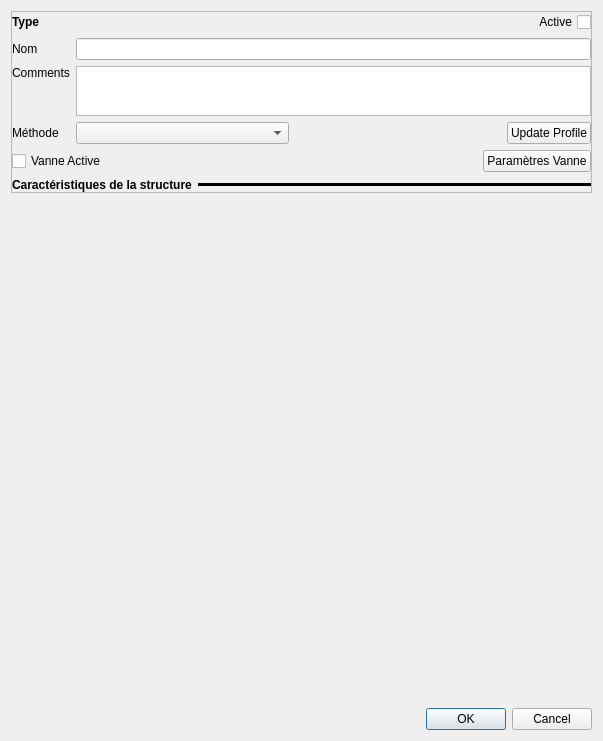
<?xml version="1.0" encoding="UTF-8"?>
<ui version="4.0">
 <class>Form</class>
 <widget class="QWidget" name="Form">
  <property name="geometry">
   <rect>
    <x>0</x>
    <y>0</y>
    <width>603</width>
    <height>741</height>
   </rect>
  </property>
  <property name="windowTitle">
   <string>Hydraulic Structure Parameters</string>
  </property>
  <layout class="QGridLayout" name="gridLayout_2">
   <item row="0" column="0">
    <widget class="QFrame" name="frm_intro">
     <property name="sizePolicy">
      <sizepolicy hsizetype="Preferred" vsizetype="Maximum">
       <horstretch>0</horstretch>
       <verstretch>0</verstretch>
      </sizepolicy>
     </property>
     <property name="frameShape">
      <enum>QFrame::StyledPanel</enum>
     </property>
     <property name="frameShadow">
      <enum>QFrame::Raised</enum>
     </property>
     <layout class="QGridLayout" name="gridLayout_5">
      <property name="leftMargin">
       <number>0</number>
      </property>
      <property name="topMargin">
       <number>0</number>
      </property>
      <property name="rightMargin">
       <number>0</number>
      </property>
      <property name="bottomMargin">
       <number>0</number>
      </property>
      <item row="2" column="0">
       <layout class="QHBoxLayout" name="horizontalLayout_3">
        <item>
         <widget class="QLabel" name="label_7">
          <property name="sizePolicy">
           <sizepolicy hsizetype="Maximum" vsizetype="Preferred">
            <horstretch>0</horstretch>
            <verstretch>0</verstretch>
           </sizepolicy>
          </property>
          <property name="font">
           <font>
            <weight>75</weight>
            <bold>true</bold>
           </font>
          </property>
          <property name="text">
           <string>Caractéristiques de la structure</string>
          </property>
         </widget>
        </item>
        <item>
         <widget class="Line" name="line">
          <property name="frameShadow">
           <enum>QFrame::Plain</enum>
          </property>
          <property name="lineWidth">
           <number>10</number>
          </property>
          <property name="midLineWidth">
           <number>4</number>
          </property>
          <property name="orientation">
           <enum>Qt::Horizontal</enum>
          </property>
         </widget>
        </item>
       </layout>
      </item>
      <item row="0" column="0">
       <layout class="QGridLayout" name="gridLayout">
        <item row="2" column="1">
         <widget class="QTextEdit" name="txt_comm">
          <property name="maximumSize">
           <size>
            <width>16777215</width>
            <height>50</height>
           </size>
          </property>
         </widget>
        </item>
        <item row="1" column="1">
         <widget class="QLineEdit" name="txt_name"/>
        </item>
        <item row="0" column="1">
         <layout class="QHBoxLayout" name="horizontalLayout">
          <item>
           <widget class="QLabel" name="lbl_type">
            <property name="font">
             <font>
              <weight>75</weight>
              <bold>true</bold>
             </font>
            </property>
            <property name="text">
             <string/>
            </property>
           </widget>
          </item>
          <item>
           <widget class="QCheckBox" name="cc_active">
            <property name="sizePolicy">
             <sizepolicy hsizetype="Maximum" vsizetype="Fixed">
              <horstretch>0</horstretch>
              <verstretch>0</verstretch>
             </sizepolicy>
            </property>
            <property name="layoutDirection">
             <enum>Qt::RightToLeft</enum>
            </property>
            <property name="text">
             <string>Active</string>
            </property>
           </widget>
          </item>
         </layout>
        </item>
        <item row="3" column="1">
         <layout class="QHBoxLayout" name="horizontalLayout_2">
          <item>
           <widget class="QComboBox" name="cb_met_calc">
            <property name="sizePolicy">
             <sizepolicy hsizetype="Expanding" vsizetype="Fixed">
              <horstretch>0</horstretch>
              <verstretch>0</verstretch>
             </sizepolicy>
            </property>
            <property name="maximumSize">
             <size>
              <width>300</width>
              <height>16777215</height>
             </size>
            </property>
           </widget>
          </item>
          <item>
           <spacer name="horizontalSpacer">
            <property name="orientation">
             <enum>Qt::Horizontal</enum>
            </property>
            <property name="sizeType">
             <enum>QSizePolicy::Expanding</enum>
            </property>
            <property name="sizeHint" stdset="0">
             <size>
              <width>40</width>
              <height>20</height>
             </size>
            </property>
           </spacer>
          </item>
          <item>
           <widget class="QPushButton" name="b_up_prof">
            <property name="mouseTracking">
             <bool>false</bool>
            </property>
            <property name="text">
             <string>Update Profile</string>
            </property>
           </widget>
          </item>
         </layout>
        </item>
        <item row="2" column="0">
         <widget class="QLabel" name="label_4">
          <property name="text">
           <string>Comments</string>
          </property>
          <property name="alignment">
           <set>Qt::AlignLeading|Qt::AlignLeft|Qt::AlignTop</set>
          </property>
         </widget>
        </item>
        <item row="3" column="0">
         <widget class="QLabel" name="label_5">
          <property name="text">
           <string>Méthode</string>
          </property>
         </widget>
        </item>
        <item row="0" column="0">
         <widget class="QLabel" name="label_2">
          <property name="font">
           <font>
            <weight>75</weight>
            <bold>true</bold>
           </font>
          </property>
          <property name="text">
           <string>Type</string>
          </property>
         </widget>
        </item>
        <item row="1" column="0">
         <widget class="QLabel" name="label">
          <property name="text">
           <string>Nom</string>
          </property>
         </widget>
        </item>
       </layout>
      </item>
      <item row="1" column="0">
       <layout class="QHBoxLayout" name="horizontalLayout_4">
        <item>
         <widget class="QCheckBox" name="fg_active">
          <property name="text">
           <string>Vanne Active</string>
          </property>
         </widget>
        </item>
        <item>
         <spacer name="horizontalSpacer_2">
          <property name="orientation">
           <enum>Qt::Horizontal</enum>
          </property>
          <property name="sizeHint" stdset="0">
           <size>
            <width>40</width>
            <height>20</height>
           </size>
          </property>
         </spacer>
        </item>
        <item>
         <widget class="QPushButton" name="b_fg">
          <property name="text">
           <string>Paramètres Vanne</string>
          </property>
         </widget>
        </item>
       </layout>
      </item>
     </layout>
    </widget>
   </item>
   <item row="1" column="0">
    <widget class="QStackedWidget" name="sw_input">
     <property name="sizePolicy">
      <sizepolicy hsizetype="Preferred" vsizetype="Maximum">
       <horstretch>0</horstretch>
       <verstretch>0</verstretch>
      </sizepolicy>
     </property>
     <property name="currentIndex">
      <number>0</number>
     </property>
     <widget class="QWidget" name="temp"/>
    </widget>
   </item>
   <item row="2" column="0">
    <spacer name="verticalSpacer">
     <property name="orientation">
      <enum>Qt::Vertical</enum>
     </property>
     <property name="sizeHint" stdset="0">
      <size>
       <width>20</width>
       <height>10</height>
      </size>
     </property>
    </spacer>
   </item>
   <item row="3" column="0">
    <widget class="QDialogButtonBox" name="b_ok">
     <property name="standardButtons">
      <set>QDialogButtonBox::Cancel|QDialogButtonBox::Ok</set>
     </property>
    </widget>
   </item>
  </layout>
 </widget>
 <resources/>
 <connections/>
</ui>
